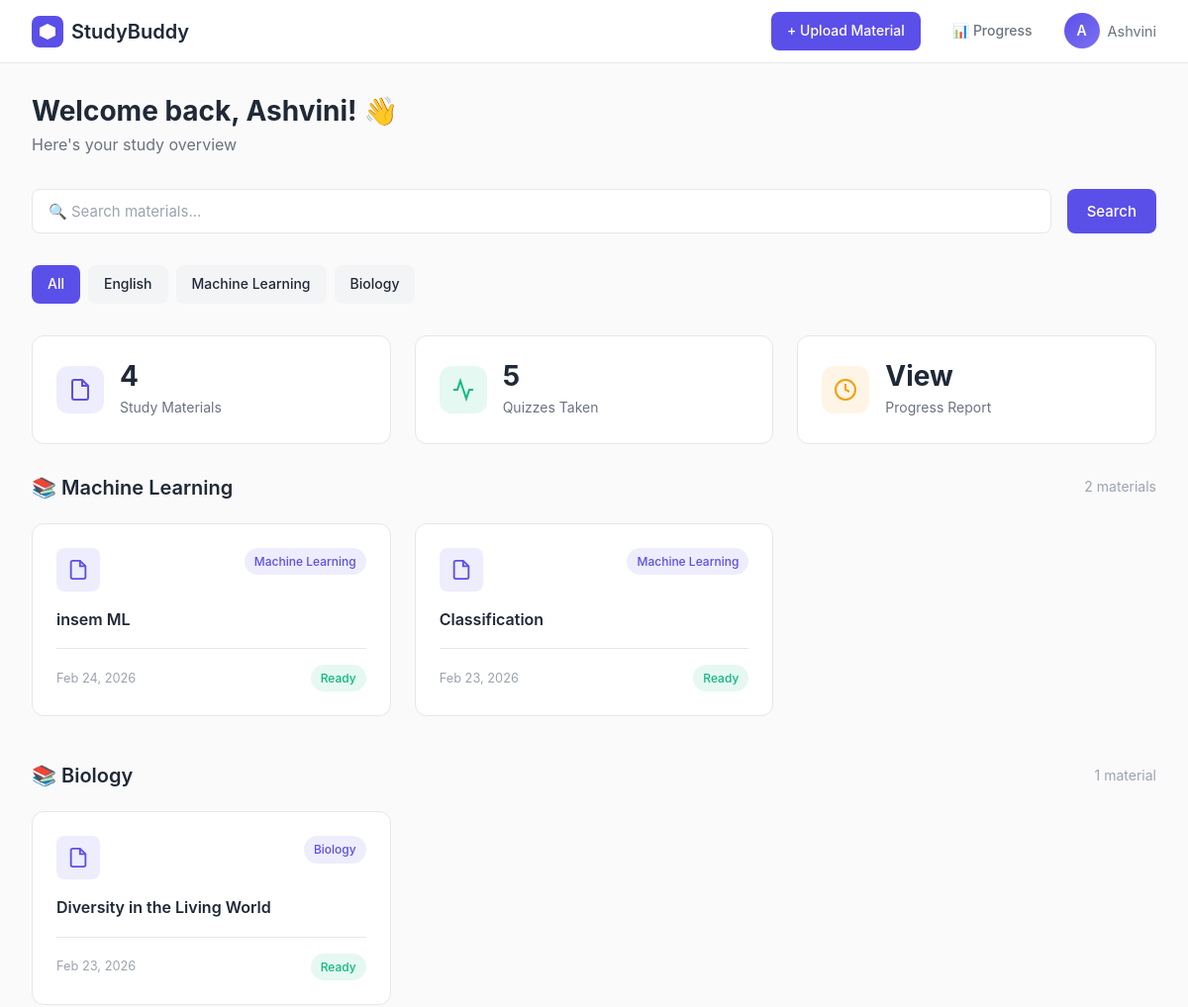
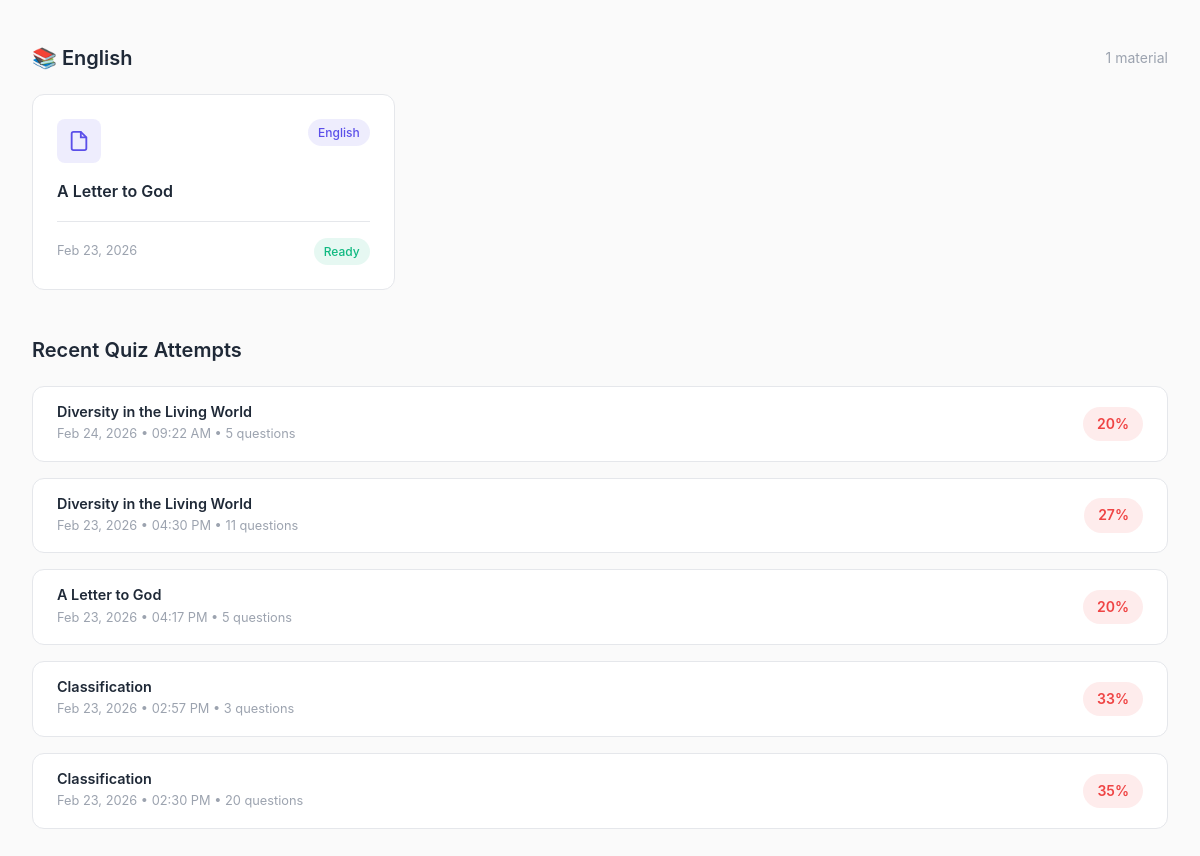
The app's page /dashboard/ (signed in), older data (2 pictures, top to bottom).
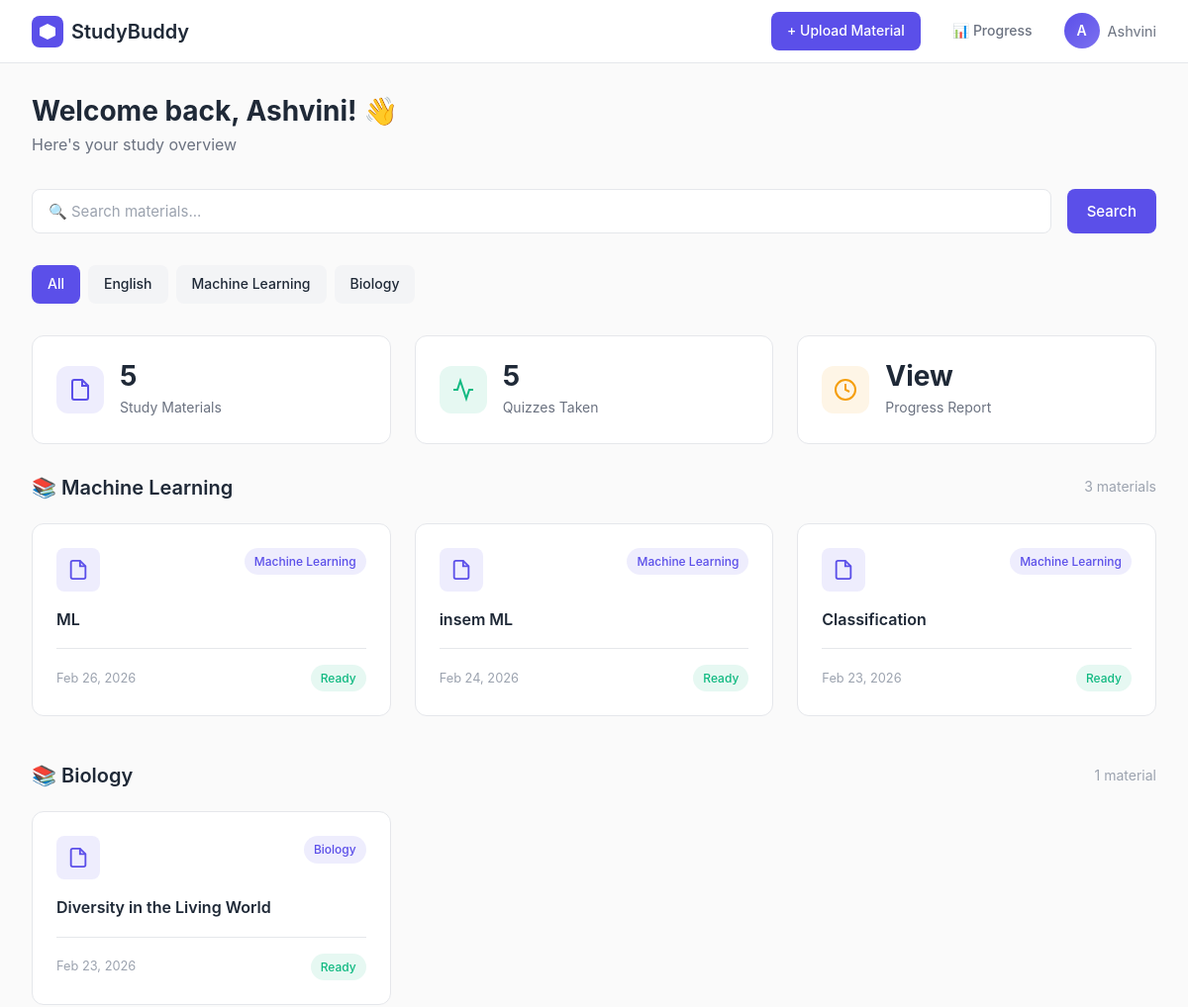
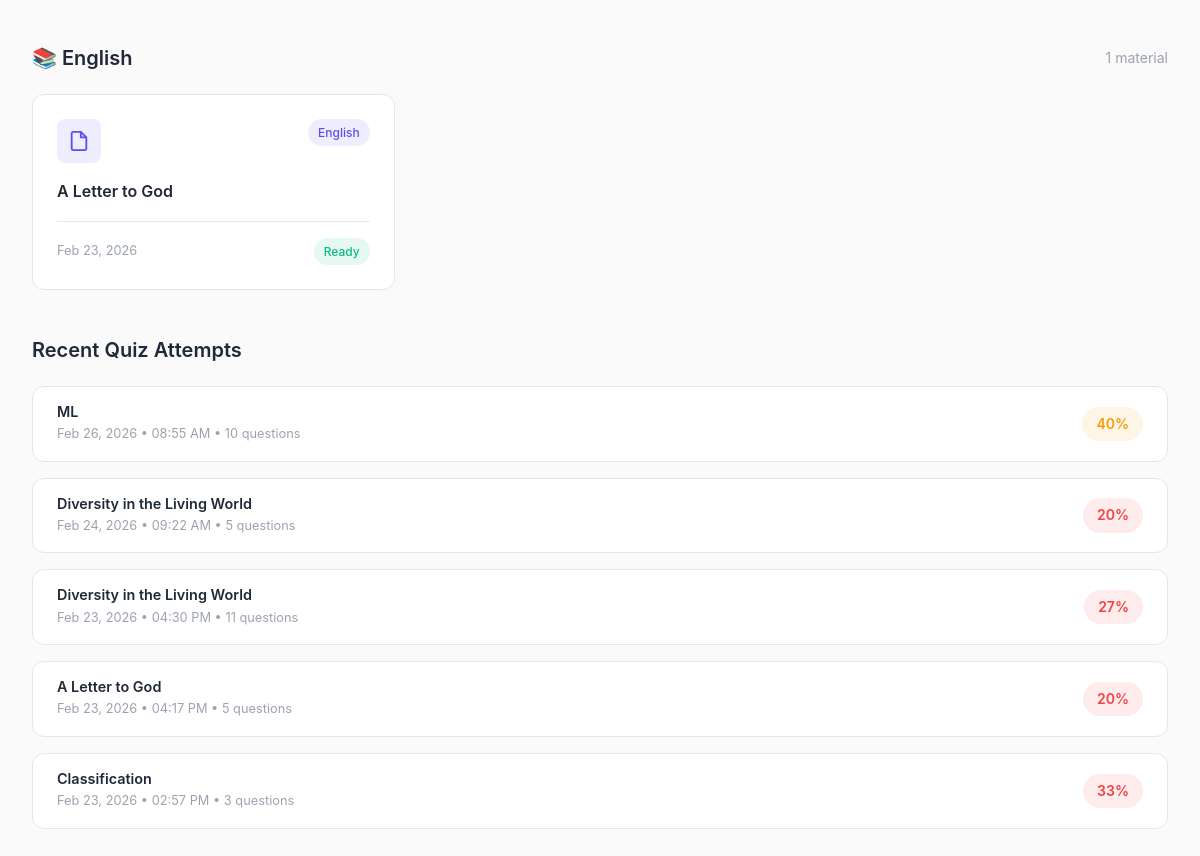
The same page, newer data (2 pictures, top to bottom).
### materials/models.py (models this page shows, shortened)
class StudyMaterial(models.Model):
    user = models.ForeignKey(User, on_delete=models.CASCADE)
    title = models.CharField(max_length=200)
    subject = models.CharField(max_length=100)
    file = models.FileField(upload_to='materials/', blank=True, null=True)
    extracted_text = models.TextField(blank=True)
    uploaded_at = models.DateTimeField(auto_now_add=True)

### progress/models.py (models this page shows)
class QuizAttempt(models.Model):
    user = models.ForeignKey(User, on_delete=models.CASCADE)
    material = models.ForeignKey(StudyMaterial, on_delete=models.CASCADE)
    score = models.IntegerField(default=0)
    total_questions = models.IntegerField(default=0)
    attempted_at = models.DateTimeField(auto_now_add=True)
    def percentage(self):
        if self.total_questions == 0:
            return 0
        return round((self.score / self.total_questions) * 100)

### materials/views.py (the view)
# urls.py: path('dashboard/', views.dashboard, name='dashboard'),
@login_required
def dashboard(request):
    search = request.GET.get('search', '')
    subject_filter = request.GET.get('subject', '')
    materials = StudyMaterial.objects.filter(user=request.user).order_by('-uploaded_at')
    if search:
        materials = materials.filter(title__icontains=search) | materials.filter(subject__icontains=search)
        materials = materials.distinct()
    if subject_filter:
        materials = materials.filter(subject__icontains=subject_filter)
    all_materials = StudyMaterial.objects.filter(user=request.user)
    subjects = list(all_materials.values_list('subject', flat=True).distinct())
    grouped = defaultdict(list)
    for m in materials:
        grouped[m.subject].append(m)
    attempts = QuizAttempt.objects.filter(user=request.user).order_by('-attempted_at')[:5]
    return render(request, 'dashboard.html', {
        'materials': materials,
        'attempts': attempts,
        'subjects': subjects,
        'grouped': dict(grouped),
        'search': search,
        'subject_filter': subject_filter,
    })

### templates/dashboard.html (shortened to what the changed rows need)
{% load static %}
<!DOCTYPE html>
<html lang="en">
<head>
    <link rel="stylesheet" href="{% static 'css/base.css' %}">
    <link rel="stylesheet" href="{% static 'css/components.css' %}">
    <link rel="stylesheet" href="{% static 'css/dashboard.css' %}">
</head>
<body>
    <div class="dashboard-layout">
        <div class="dashboard-body">
            <div class="dashboard-header">
                <h1>Welcome back, {{ request.user.username }}! 👋</h1>
            </div>
            {% if subjects %}
            <div style="display:flex;gap:var(--spacing-sm);flex-wrap:wrap;margin-bottom:var(--spacing-xl);">
                <a href="{% url 'dashboard' %}{% if search %}?search={{ search }}{% endif %}"
                class="btn btn-sm {% if not subject_filter %}btn-primary{% else %}btn-secondary{% endif %}">
                    All
                </a>
                {% for subject in subjects %}
                <a href="?subject={{ subject }}{% if search %}&search={{ search }}{% endif %}"
                class="btn btn-sm {% if subject_filter == subject %}btn-primary{% else %}btn-secondary{% endif %}">
                    {{ subject }}
                </a>
                {% endfor %}
            </div>
            {% endif %}
            <div class="stats-grid">
                <div class="stat-card">
                    <div class="stat-info">
                        <h3>{{ materials|length }}</h3>
                        <p>Study Materials</p>
                    </div>
                </div>
            </div>
            {% if subject_filter or search %}
            <h2 class="section-title">
                {% if subject_filter %}{{ subject_filter }}{% else %}Search Results{% endif %}
                <span style="font-size:0.875rem;font-weight:400;color:var(--text-tertiary);">({{ materials|length }} found)</span>
            </h2>
            <div class="materials-grid">
                <a href="{% url 'upload' %}" class="upload-card">
                    <svg width="40" height="40" viewBox="0 0 24 24" fill="none" stroke="currentColor" stroke-width="2">
                        <circle cx="12" cy="12" r="10"/>
                        <line x1="12" y1="8" x2="12" y2="16"/>
                        <line x1="8" y1="12" x2="16" y2="12"/>
                    </svg>
                    <h3>Upload New</h3>
                    <p>Add PDF material</p>
                </a>
                {% for material in materials %}
                <a href="{% url 'material_detail' material.pk %}" class="material-card">
                    <div class="material-card-header">
                        <div class="material-icon">
                            <svg width="22" height="22" viewBox="0 0 24 24" fill="none" stroke="currentColor" stroke-width="2">
                                <path d="M14 2H6a2 2 0 0 0-2 2v16a2 2 0 0 0 2 2h12a2 2 0 0 0 2-2V8z"/>
                                <polyline points="14 2 14 8 20 8"/>
                            </svg>
                        </div>
                        <span class="badge badge-primary">{{ material.subject }}</span>
                    </div>
                    <p class="material-title">{{ material.title }}</p>
                    <div class="material-meta">
                        <span class="material-date">{{ material.uploaded_at|date:"M d, Y" }}</span>
                        <span class="badge badge-success">Ready</span>
                    </div>
                </a>
                {% empty %}
                <div class="empty-state" style="grid-column:1/-1;">
                    <p>No materials found.</p>
                </div>
                {% endfor %}
            </div>
            {% else %}
            {% if grouped %}
                {% for subject, mats in grouped.items %}
                <div style="margin-bottom:var(--spacing-2xl);">
                    <div style="display:flex;align-items:center;justify-content:space-between;margin-bottom:var(--spacing-lg);">
                        <h2 class="section-title" style="margin:0;">📚 {{ subject }}</h2>
                        <span style="font-size:0.875rem;color:var(--text-tertiary);">{{ mats|length }} material{{ mats|length|pluralize }}</span>
                    </div>
                    <div class="materials-grid">
                        {% for material in mats %}
                        <a href="{% url 'material_detail' material.pk %}" class="material-card">
                            <div class="material-card-header">
                                <div class="material-icon">
                                    <svg width="22" height="22" viewBox="0 0 24 24" fill="none" stroke="currentColor" stroke-width="2">
                                        <path d="M14 2H6a2 2 0 0 0-2 2v16a2 2 0 0 0 2 2h12a2 2 0 0 0 2-2V8z"/>
                                        <polyline points="14 2 14 8 20 8"/>
                                    </svg>
                                </div>
                                <span class="badge badge-primary">{{ material.subject }}</span>
                            </div>
                            <p class="material-title">{{ material.title }}</p>
                            <div class="material-meta">
                                <span class="material-date">{{ material.uploaded_at|date:"M d, Y" }}</span>
                                <span class="badge badge-success">Ready</span>
                            </div>
                        </a>
                        {% endfor %}
                    </div>
                </div>
                {% endfor %}
            {% endif %}
            {% endif %}
            {% if attempts %}
            <div class="recent-section">
                <h2 class="section-title">Recent Quiz Attempts</h2>
                <div class="attempts-list">
                    {% for attempt in attempts %}
                    <div class="attempt-item">
                        <div class="attempt-info">
                            <h4>{{ attempt.material.title }}</h4>
                            <p>{{ attempt.attempted_at|date:"M d, Y • h:i A" }} • {{ attempt.total_questions }} questions</p>
                        </div>
                        <span class="score-badge {% if attempt.percentage >= 70 %}score-high{% elif attempt.percentage >= 40 %}score-mid{% else %}score-low{% endif %}">
                            {{ attempt.percentage }}%
                        </span>
                    </div>
                    {% endfor %}
                </div>
            </div>
            {% endif %}
        </div>
    </div>
</body>
</html>

Row changes from the older to the newer data that the page shows:
no longer on one of the page's lists (row unchanged): StudyMaterial: subject "Machine Learning", title "insem ML", uploaded_at "Feb 24, 2026"
no longer on one of the page's lists (row edited): StudyMaterial: subject "Machine Learning", title "Classification", uploaded_at "Feb 23, 2026"
no longer on this page (row unchanged): QuizAttempt: material "Classification", attempted_at "Feb 23, 2026 • 02:30 PM", total_questions "20", percentage "35"
added StudyMaterial: subject "Machine Learning", mats "3", title "ML", uploaded_at "Feb 26, 2026", StudyMaterial (subject "Machine Learning", title "insem ML", uploaded_at "Feb 24, 2026"), StudyMaterial (subject "Machine Learning", title "Classification", uploaded_at "Feb 23, 2026")
added QuizAttempt: material "ML", attempted_at "Feb 26, 2026 • 08:55 AM", total_questions "10", percentage "40"
Text that changed along with them:
{{ materials|length }}: "4" → "5"
